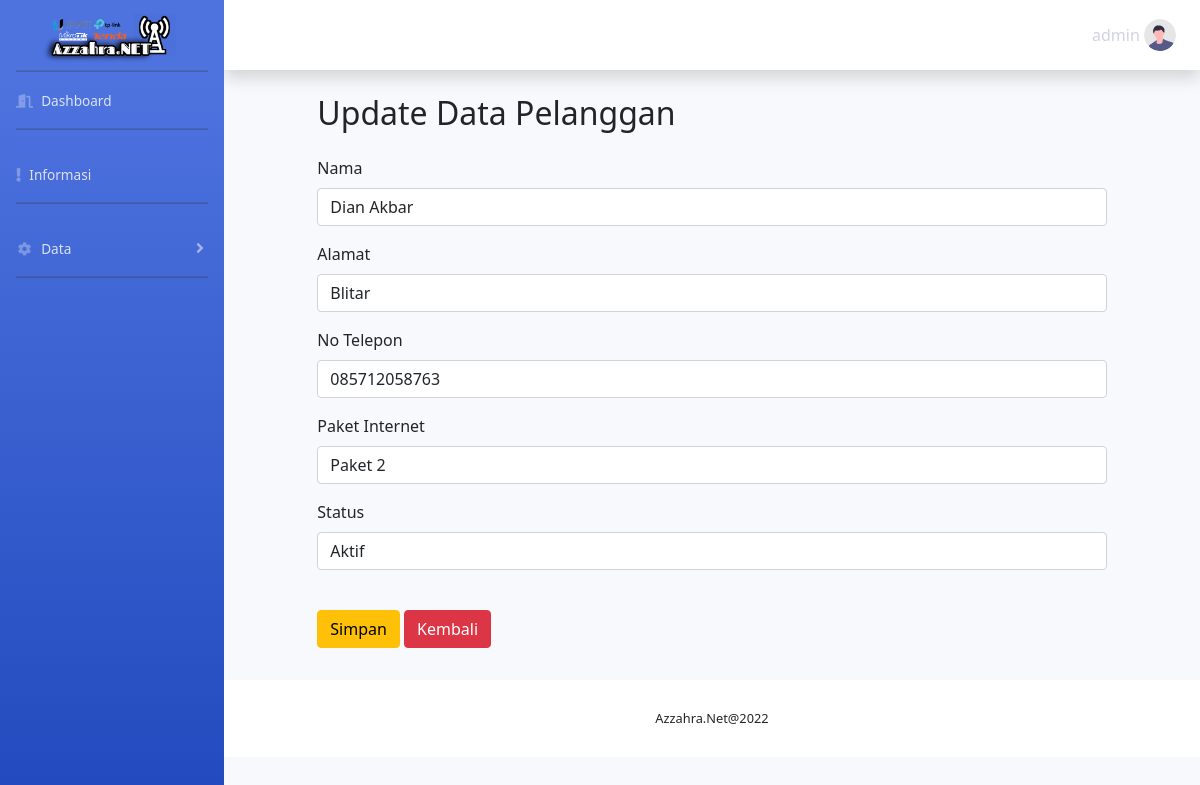
/update.php?id=10009 (signed in), run on the app's committed database.
### tables this page shows
CREATE TABLE `pelanggan` (
  `id` int(100) NOT NULL,
  `nama` varchar(100) NOT NULL,
  `alamat` varchar(100) NOT NULL,
  `no_telepon` varchar(15) NOT NULL,
  `paket` varchar(10) NOT NULL,
  `tgl_pasang` date NOT NULL DEFAULT current_timestamp(),
  `status` varchar(100) NOT NULL
);

### update.php (the view, shortened to what this page needs)
<html>
<?php include("layout/header.php"); ?>
<?php include("layout/sidebar.php"); ?>
<?php include("layout/topbar.php"); ?>
<head>
    <link rel="stylesheet" type="text/css" href="css/bootstrap.min.css">
</head>
<body>
<div class="container col-md-10">
    <?php
        include("koneksi.php");
        $id = $_GET['id'];
        $sql = "SELECT * FROM pelanggan WHERE id=$id";
        $query = mysqli_query($kon, $sql);
        $pelanggan = mysqli_fetch_assoc($query);
    ?>
    <h2>Update Data Pelanggan</h2>
     <form action="aksi-update.php" method="POST">
     <fieldset>
        <div class="form-group">
            <label>Nama </label>
            <input type="text" name="Nama" class="form-control" placeholder=" Nama Pelanggan" value="<?php echo $pelanggan['nama'] ?>"/>
        </div>
         <div class="form-group">
            <label>Alamat </label>
            <input type="text" name="Alamat" class="form-control" placeholder=" Alamat" value="<?php echo $pelanggan['alamat'] ?>"/>
        </div>
        <div class="form-group">
            <label>No Telepon </label>
             <input type="text" name="Telepon" class="form-control" placeholder="Telepon" value="<?php echo $pelanggan['no_telepon'] ?>"/>
        </div>
        <div class="form-group">
            <label>Paket Internet</label>
             <select class="form-control" name="Paket" onChange="document.getElementById('form_id').submit();" >
                <option disabled selected><?php echo $pelanggan['paket'] ?></option>
            </select>
        </div>
        <div class="form-group">
            <label>Status</label>
            <input type="text" name="Status" class="form-control" value="<?php echo $pelanggan['status'] ?>"/>
        </div>
        <br>
        <p>
            <input class="btn btn-warning" type="submit" value="Simpan" name="simpan" />
            <input class="btn btn-danger" type="button" value="Kembali" onclick="history.back(-1)" />
        </p>
     </fieldset>
    </form>
</div>
</body>
</html>
<?php include("layout/footer.php"); ?>

### data on the page
pelanggan: Nama "Dian Akbar", Alamat "Blitar", Telepon "085712058763", Paket "Paket 2", Status "Aktif"

### other printed values
$_SESSION['username'] "admin"
